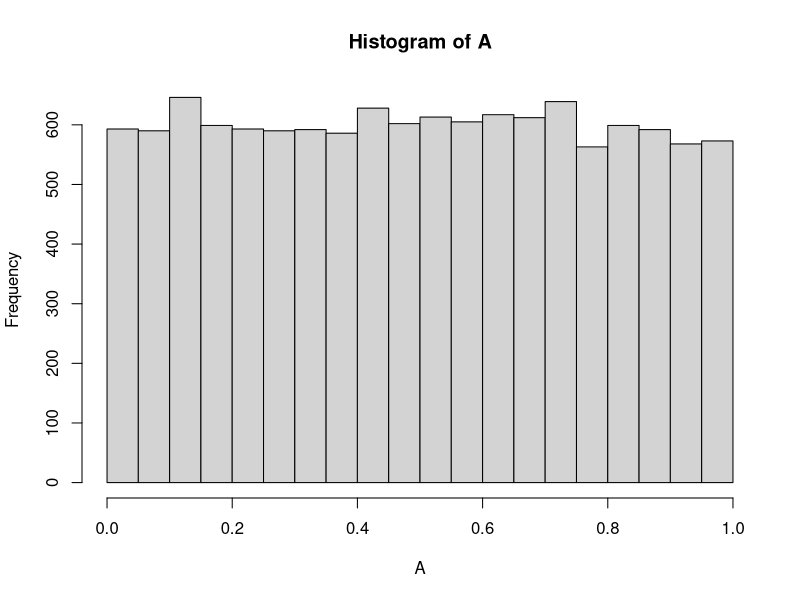
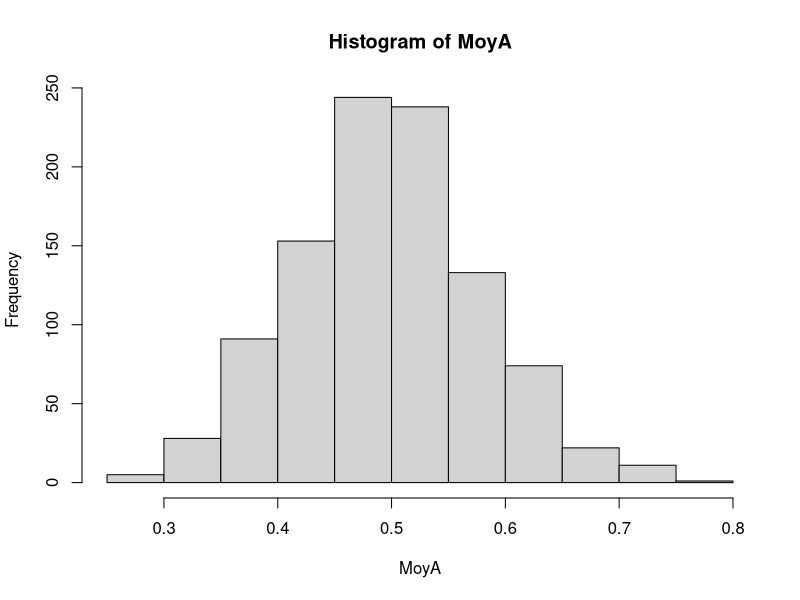
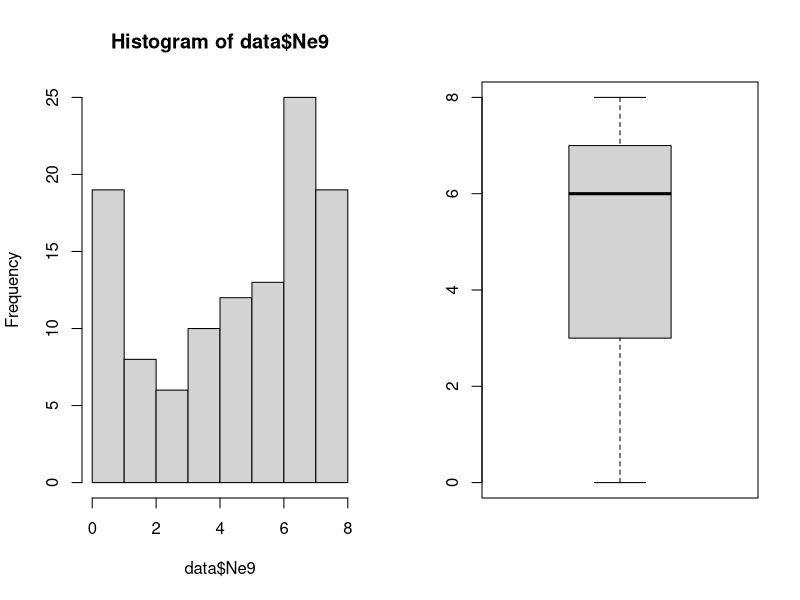
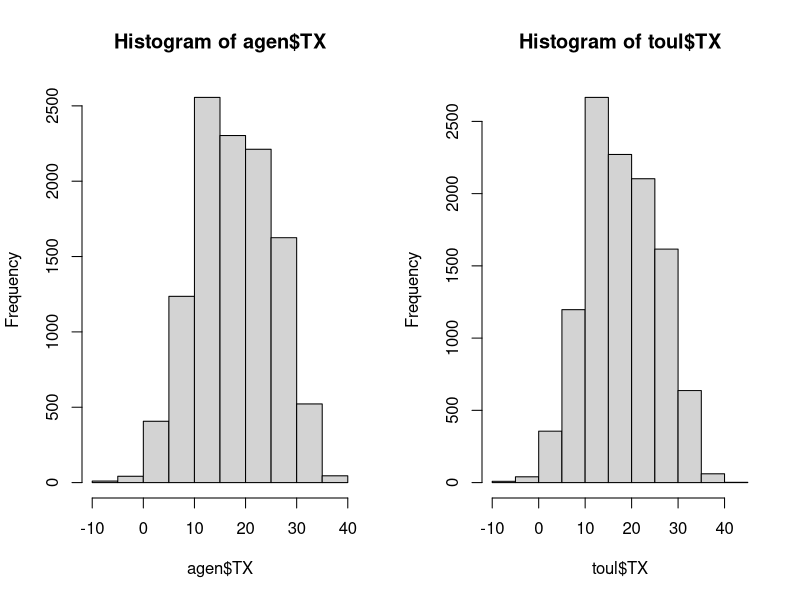
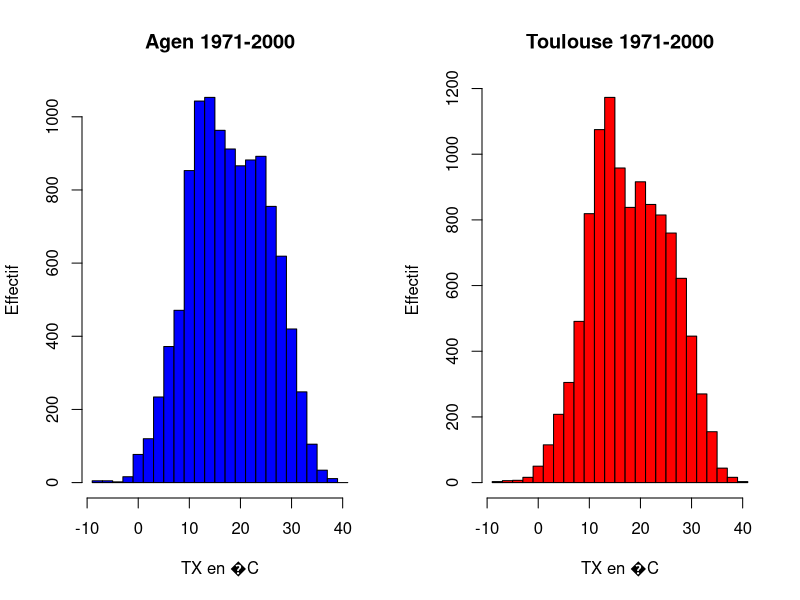
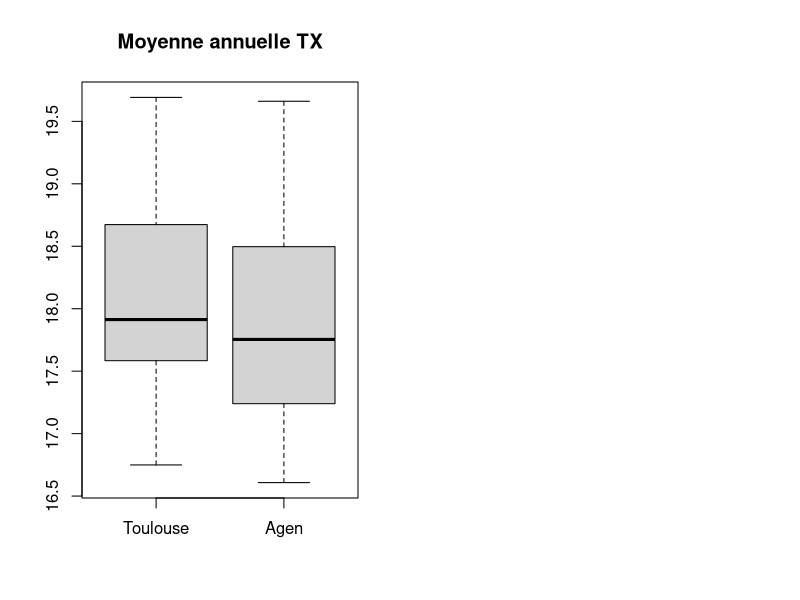

Write R code to recreate these figures, in order.
#Script TP1-R HPC-BigData 2024

##1##
an=1880:2024                             
an[an%%4==0 & an%%100!=0 | an%%400==0]


##2##
A=matrix(runif(12000),nrow=12) 
hist(A) 
MoyA=apply(A,2,mean) 
hist(MoyA) 


##3##
data(iris)
summary(iris)

iris2=iris[iris[,5]=="versicolor",]
#ou
iris2=iris[iris$Species=="versicolor",]
#ou
iris2=subset(iris,Species=="versicolor")

iris2[order(iris2[,1],decreasing=TRUE),]
#ou
iris2[order(iris2$Sepal.Length,decreasing=TRUE),]


##4##
data=read.table(file="ozone.txt",header=T)

summary(data)

data$maxO3[data$T15>30]

data2=subset(data,pluie=="Sec")

data2[order(data2$T12,decreasing=T),]

par(mfrow=c(1,2))
hist(data$Ne9) ; boxplot(data$Ne9) 

quantile(data$maxO3,probs=seq(0.1,0.9,0.1))


##5##

#1) 
data=read.table("CLIM.txt",sep=";",dec=",",header=T)

dim(data)
names(data)
head(data) ; tail(data)
summary(data)

#2) 
data$AN=as.numeric(substr(data$DATE,1,4))
data$MOIS=as.numeric(substr(data$DATE,5,6))
#ou 
data$AN=data$DATE%/%10000
data$MOIS=(data$DATE%/%100)%%100

#3)
agen=subset(data,POSTE==47091001)
toul=data[data$POSTE==31069001,]                   

#4)
agen[agen$TX==max(agen$TX),c("DATE","TX")]
#19820708  
# 38.8

toul[toul$TX==max(toul$TX),c("DATE","TX")]
#19820708
#40.2

#5)
par(mfrow=c(1,2))
hist(agen$TX) ; hist(toul$TX)

xx=seq(-9,41,2)
hist(agen$TX,main="Agen 1971-2000",xlab="TX en �C",ylab="Effectif", breaks=xx, col="blue")
hist(toul$TX,main="Toulouse 1971-2000",xlab="TX en �C",ylab="Effectif", breaks=xx, col="red") 


#6)
matrice=function(nom,num) {
n=max(nom$AN)-min(nom$AN)+1
tab=matrix(nrow=n,ncol=13)
for(i in 1:n) {
yy=min(nom$AN)+i-1
	for(j in 1:12) {
	tab[i,j]=mean(nom[(nom$AN==yy)&(nom$MOIS==j),num])
	}
tab[i,13]=mean(nom[nom$AN==yy,num])
}
return(tab)
}

#7)
toulTX=matrice(toul,5)
max(toulTX[,-13]) #31.09677
max(toulTX[,13]) #19.69178

agenTX=matrice(agen,5)
max(agenTX[,-13]) #30.66452
max(agenTX[,13]) #19.66082

#8)
boxplot(toulTX[,13],agenTX[,13],names=c("Toulouse","Agen"),main="Moyenne annuelle TX")
















